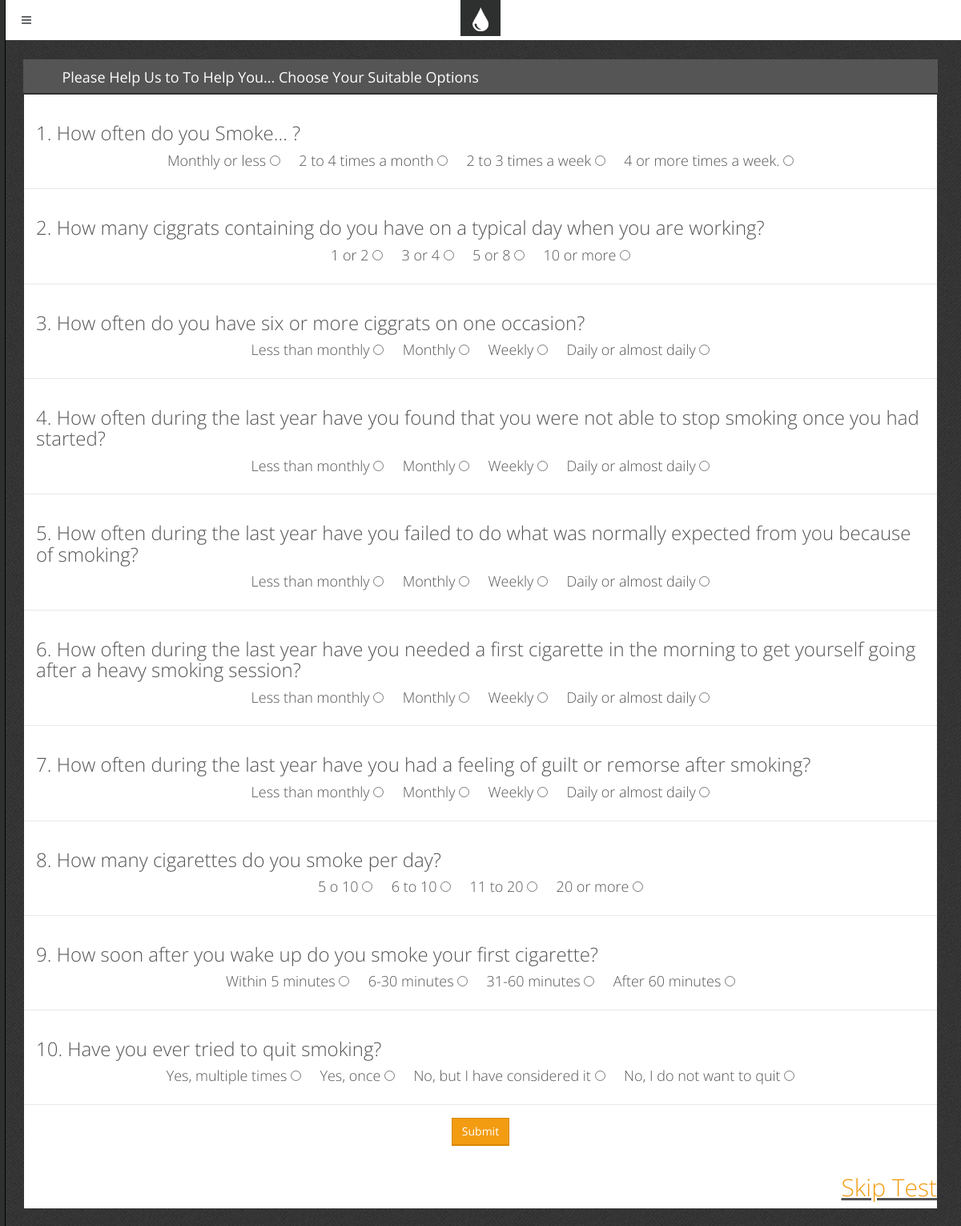
The app's page /questions2.php with its own data.
### tables this page shows
CREATE TABLE `questions2` (
  `id` int(11) NOT NULL,
  `qid` int(11) NOT NULL,
  `question` varchar(256) NOT NULL,
  `option1` varchar(256) NOT NULL,
  `option2` varchar(256) NOT NULL,
  `option3` varchar(256) NOT NULL,
  `option4` varchar(256) NOT NULL
);

### questions2.php (the view, shortened to what this page needs)
<?php include 'inc/top.php';       ?>
    <div class="block">
        <div class="block-title">
            <h2 style="text-transform: uppercase;">
                <?php echo"".$_SESSION['user']; ?></h2>
            <h2>Please Help Us to To Help You...
               Choose Your Suitable Options
               &nbsp;&nbsp;&nbsp;&nbsp;
            </h2>
        </div>
        <form action="#" method="post" class="form-horizontal form-bordered" >
            <?php
            include "db.php";
                    $result = mysqli_query($con,"SELECT * FROM questions2 ");
                    while($test = mysqli_fetch_array($result))
                    {
                        ?>
                        <div class="form-group">
                            <h3 >
                                <?php
                                echo $test['qid'].". ".$test['question'];
                                ?>
                            </h3>
                            <center>
                            <h4>
                             <?php echo"".$test['option1']?>
                            <input type="radio" name="que<?php echo $test['qid'] ?>" value="1">&nbsp;&nbsp;&nbsp;&nbsp;
                             <?php echo"".$test['option2']?>
                            <input type="radio" name="que<?php echo $test['qid'] ?>" value="2">&nbsp;&nbsp;&nbsp;&nbsp;
                             <?php echo"".$test['option3']?>
                            <input type="radio" name="que<?php echo $test['qid'] ?>" value="3" required>&nbsp;&nbsp;&nbsp;&nbsp;
                            <?php echo"".$test['option4']?>
                            <input type="radio" name="que<?php echo $test['qid'] ?>" value="4" required>
                       </h4>
                       </center>
                         </div>
                        <?php
                    }
            ?>
            <div class="form-group">
                <div align="center">
                    <input type="Submit"  name="submit" value="Submit" class="btn btn-primary" required>
                </div>
            </div>
            <u><a href="score.php" align="right"> <h2 >Skip Test </h2></a></u>
    </div>
<?php include 'inc/bottom.php';  ?>

### css/main.css (style rules this page uses)
body { font-family: "Open Sans", "Helvetica Neue", Helvetica, Arial, sans-serif; color: #555555; font-size: 13px; background: #454545 url('../img/template/bg.png') top left repeat; }
.block { margin: 0 0 20px; padding: 20px 20px 1px 20px; background-color: #ffffff; }
.block-title { color: #646869; margin: -21px -21px 20px; background-color: #555555; border-bottom: 2px solid #2e3030; color: #ffffff; }
.block-title h1, .block-title h2, .block-title h3, .block-title h4, .block-title h5, .block-title h6 { display: inline-block; font-size: 18px; line-height: 18px; line-height: 1.4; margin: 0; padding: 10px 16px 7px; font-weight: normal; }
.block-title h1, .block-title h2, .block-title h3 { padding-left: 15px; padding-right: 15px; }
h1, h2, h3, h4, h5, h6, .h1, .h2, .h3, .h4, .h5, .h6 { font-family: "Open Sans", "Helvetica Neue", Helvetica, Arial, sans-serif; font-weight: 300; }
.text-primary, .text-primary:hover, a, a:hover, a:focus { color: #f39c12; }
.form-horizontal .form-group { margin-right: -5px; margin-left: -5px; }
.form-horizontal.form-bordered { margin: -20px -20px -1px; }
.form-horizontal.form-bordered .form-group { border-top: 1px solid #e9e9e9; margin: 0; padding: 15px; }
.form-horizontal.form-bordered .form-group:first-child { border-top: none; }
.btn { margin: 1px 0; border-radius: 0 !important; }
.btn-primary, .btn-primary:hover, .btn-primary:focus, .btn-primary:active, .btn-primary.active, .open .dropdown-toggle.btn-primary, .btn-primary.disabled, .btn-primary[disabled], fieldset[disabled] .btn-primary, .btn-primary.disabled:hover, .btn-primary[disabled]:hover, fieldset[disabled] .btn-primary:hover, .btn-primary.disabled:focus, .btn-primary[disabled]:focus, fieldset[disabled] .btn-primary:focus, .btn-primary.disabled:active, .btn-primary[disabled]:active, fieldset[disabled] .btn-primary:active, .btn-primary.disabled.active, .btn-primary[disabled].active, fieldset[disabled] .btn-primary.active { background-color: #f39c12; border-color: #d98600; -webkit-box-shadow: 0 1px 0 #d98600; box-shadow: 0 1px 0 #d98600; }

### records on screen
questions2: qid "1", question "How often do you Smoke... ?", option1 "Monthly or less", option2 "2 to 4 times a month", option3 "2 to 3 times a week", option4 "4 or more times a week."
questions2: qid "2", question "How many ciggrats containing do you have on a typical day when you are working?", option1 "1 or 2", option2 "3 or 4", option3 "5 or 8", option4 "10 or more"
questions2: qid "3", question "How often do you have six or more ciggrats on one occasion?", option1 "Less than monthly", option2 "Monthly", option3 "Weekly", option4 "Daily or almost daily"
questions2: qid "4", question "How often during the last year have you found that you were not able to stop smoking once you had started?", option1 "Less than monthly", option2 "Monthly", option3 "Weekly", option4 "Daily or almost daily"
questions2: qid "5", question "How often during the last year have you failed to do what was normally expected from you because of smoking?", option1 "Less than monthly", option2 "Monthly", option3 "Weekly", option4 "Daily or almost daily"
questions2: qid "6", question "How often during the last year have you needed a first cigarette in the morning to get yourself going after a heavy smoking session?", option1 "Less than monthly", option2 "Monthly", option3 "Weekly", option4 "Daily or almost daily"
questions2: qid "7", question "How often during the last year have you had a feeling of guilt or remorse after smoking?", option1 "Less than monthly", option2 "Monthly", option3 "Weekly", option4 "Daily or almost daily"
questions2: qid "8", question "How many cigarettes do you smoke per day?", option1 "5 o 10", option2 "6 to 10", option3 "11 to 20", option4 "20 or more"
questions2: qid "9", question "How soon after you wake up do you smoke your first cigarette?", option1 "Within 5 minutes", option2 "6-30 minutes", option3 "31-60 minutes", option4 "After 60 minutes"
questions2: qid "10", question "Have you ever tried to quit smoking?", option1 "Yes, multiple times", option2 "Yes, once", option3 "No, but I have considered it", option4 "No, I do not want to quit"
